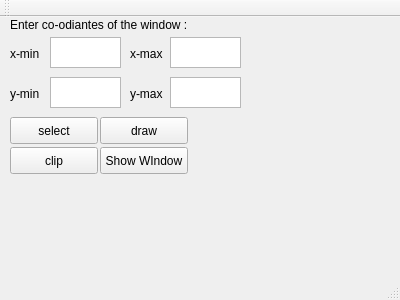
<?xml version="1.0" encoding="UTF-8"?>
<ui version="4.0">
 <class>lineclipping</class>
 <widget class="QMainWindow" name="lineclipping">
  <property name="geometry">
   <rect>
    <x>0</x>
    <y>0</y>
    <width>400</width>
    <height>300</height>
   </rect>
  </property>
  <property name="windowTitle">
   <string>lineclipping</string>
  </property>
  <widget class="QWidget" name="centralWidget">
   <widget class="QTextEdit" name="xmax">
    <property name="geometry">
     <rect>
      <x>170</x>
      <y>20</y>
      <width>71</width>
      <height>31</height>
     </rect>
    </property>
   </widget>
   <widget class="QTextEdit" name="ymax">
    <property name="geometry">
     <rect>
      <x>170</x>
      <y>60</y>
      <width>71</width>
      <height>31</height>
     </rect>
    </property>
   </widget>
   <widget class="QLabel" name="label">
    <property name="geometry">
     <rect>
      <x>10</x>
      <y>30</y>
      <width>58</width>
      <height>14</height>
     </rect>
    </property>
    <property name="text">
     <string>x-min</string>
    </property>
   </widget>
   <widget class="QLabel" name="label_2">
    <property name="geometry">
     <rect>
      <x>10</x>
      <y>70</y>
      <width>58</width>
      <height>14</height>
     </rect>
    </property>
    <property name="text">
     <string>y-min</string>
    </property>
   </widget>
   <widget class="QLabel" name="label_3">
    <property name="geometry">
     <rect>
      <x>10</x>
      <y>0</y>
      <width>201</width>
      <height>16</height>
     </rect>
    </property>
    <property name="text">
     <string>Enter co-odiantes of the window :</string>
    </property>
   </widget>
   <widget class="QPushButton" name="select">
    <property name="geometry">
     <rect>
      <x>10</x>
      <y>100</y>
      <width>88</width>
      <height>27</height>
     </rect>
    </property>
    <property name="text">
     <string>select</string>
    </property>
   </widget>
   <widget class="QPushButton" name="draw">
    <property name="geometry">
     <rect>
      <x>100</x>
      <y>100</y>
      <width>88</width>
      <height>27</height>
     </rect>
    </property>
    <property name="text">
     <string>draw</string>
    </property>
   </widget>
   <widget class="QPushButton" name="clip">
    <property name="geometry">
     <rect>
      <x>10</x>
      <y>130</y>
      <width>88</width>
      <height>27</height>
     </rect>
    </property>
    <property name="text">
     <string>clip</string>
    </property>
   </widget>
   <widget class="QTextEdit" name="xmin">
    <property name="geometry">
     <rect>
      <x>50</x>
      <y>20</y>
      <width>71</width>
      <height>31</height>
     </rect>
    </property>
   </widget>
   <widget class="QTextEdit" name="ymin">
    <property name="geometry">
     <rect>
      <x>50</x>
      <y>60</y>
      <width>71</width>
      <height>31</height>
     </rect>
    </property>
   </widget>
   <widget class="QLabel" name="label_4">
    <property name="geometry">
     <rect>
      <x>130</x>
      <y>30</y>
      <width>58</width>
      <height>14</height>
     </rect>
    </property>
    <property name="text">
     <string>x-max</string>
    </property>
   </widget>
   <widget class="QLabel" name="label_5">
    <property name="geometry">
     <rect>
      <x>130</x>
      <y>70</y>
      <width>58</width>
      <height>14</height>
     </rect>
    </property>
    <property name="text">
     <string>y-max</string>
    </property>
   </widget>
   <widget class="QPushButton" name="ShowWindow">
    <property name="geometry">
     <rect>
      <x>100</x>
      <y>130</y>
      <width>88</width>
      <height>27</height>
     </rect>
    </property>
    <property name="text">
     <string>Show WIndow</string>
    </property>
   </widget>
  </widget>
  <widget class="QMenuBar" name="menuBar">
   <property name="geometry">
    <rect>
     <x>0</x>
     <y>0</y>
     <width>400</width>
     <height>22</height>
    </rect>
   </property>
  </widget>
  <widget class="QToolBar" name="mainToolBar">
   <attribute name="toolBarArea">
    <enum>TopToolBarArea</enum>
   </attribute>
   <attribute name="toolBarBreak">
    <bool>false</bool>
   </attribute>
  </widget>
  <widget class="QStatusBar" name="statusBar"/>
 </widget>
 <layoutdefault spacing="6" margin="11"/>
 <resources/>
 <connections/>
</ui>
